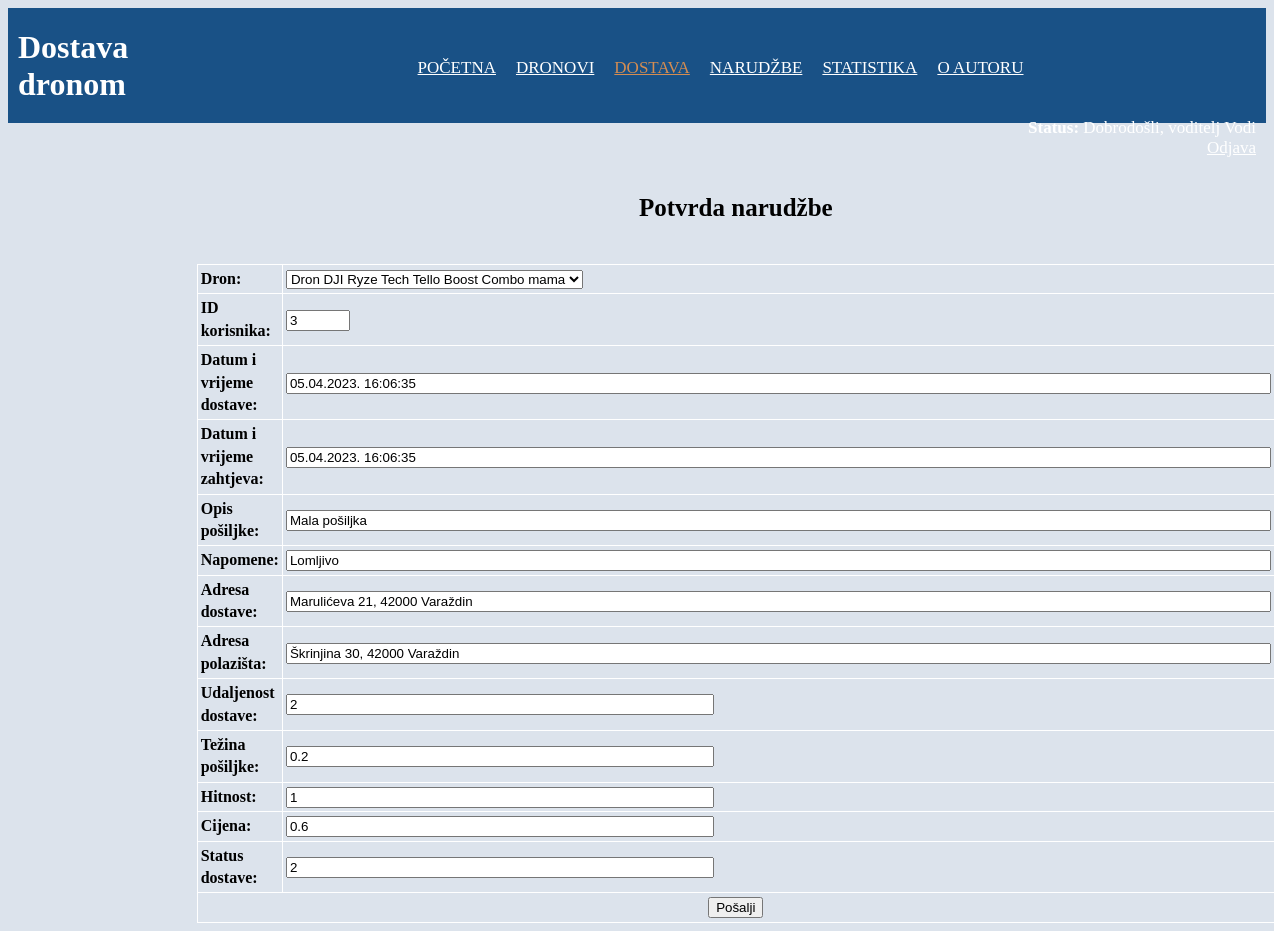
The app's page /dostava.php?dostava=1 (signed in) with its own data.
### tables this page shows
CREATE TABLE `dostava` (
  `dostava_id` int(11) NOT NULL,
  `dron_id` int(11) DEFAULT NULL,
  `korisnik_id` int(11) NOT NULL,
  `datum_vrijeme_dostave` datetime DEFAULT NULL,
  `datum_vrijeme_zahtjeva` datetime NOT NULL,
  `opis_posiljke` varchar(45) NOT NULL,
  `napomene` varchar(500) DEFAULT NULL,
  `adresa_dostave` varchar(100) NOT NULL,
  `adresa_polazista` varchar(100) NOT NULL,
  `dostavaKM` float NOT NULL,
  `dostavaKG` float NOT NULL,
  `hitnost` tinyint(4) NOT NULL,
  `ukupna_cijena` float DEFAULT NULL,
  `status` tinyint(4) NOT NULL
);

### baza.php (called while the page is built, shortened)
<?php
	function izvrsiUpit($veza,$upit){
		$rezultat=mysqli_query($veza,$upit);
		return $rezultat;
	}
?>

### dostava.php (the view, shortened to what this page needs)
<?php
	include("zaglavlje.php");
	$bp=spojiSeNaBazu();
?>
<?php
	$aktivniKor = $_SESSION['aktivni_korisnik_id'];
	if(isset($_GET['dostava'])){
		$id=$_GET['dostava'];
		$sql="SELECT * FROM dostava WHERE dostava_id = $id";
		$rs=izvrsiUpit($bp,$sql);
		list($id,$dron_id,$korisnik,$datum_dostave,$datum_zahtjeva,$opis,$napomene,$adresa_dostave,$adresa_polazista,$dostavaKM,$dostavaKG,$hitnost,$cijena,$status)=mysqli_fetch_array($rs);
	}
?>
<form method="POST" action="<?php if(isset($_GET['dostava']))echo "dostava.php?dostava=$id"; else echo "dostava.php";?>">
<div style="width:70%; margin-left:15%">
	<table style="width:100%">
		<caption>
			<?php
				 if(!empty($id))echo "Potvrda narudžbe";
                 else echo "Naruči dostavu";
			?>
		</caption>
		<tbody>
			<tr>
				<td colspan="2" style="border:none">
				</td>
			</tr>
			<?php if($aktivni_korisnik_tip!=2){
            echo "<tr>
                <td>
					<label for='dron'><strong>Dron:</strong></label>
				</td>
				<td>
                    <select id='dron' name='dron'>";
								if(isset($_GET['dostava'])) {
								$upit = "SELECT d.* FROM dron as d, vrsta_drona as vd, korisnik as k
								WHERE k.vrsta_drona_id=vd.vrsta_drona_id
								AND d.vrsta_drona_id=vd.vrsta_drona_id
								AND k.korisnik_id=$aktivniKor";
							}
							$nazivdron = izvrsiUpit($bp,$upit);
							while(list($dronId, $vrstaDronaId, $poveznica, $naziv) = mysqli_fetch_array($nazivdron)) {
								echo "<option value='$dron_id'>$naziv</option>";
							}
                        echo "</select>
                </td>
            </tr>";
						}
			?>
			<?php if($aktivni_korisnik_tip!=2){
			echo "<tr>
				<td>
					<label for='korisnik'><strong>ID korisnika:</strong></label>
				</td>
				<td>
					<input type='number' name='korisnik' id='korisnik'
					value='"; if(!isset($_POST['korisnik']))echo $korisnik; echo "' min='1' max='100' placeholder='ID-korisnika' required='required'/>
				</td>
			</tr>";
				}
				if($aktivni_korisnik_tip!=2){
			echo "<tr>
				<td>
					<label for='datum_dostave'><strong>Datum i vrijeme dostave:</strong></label>
				</td>
				<td>
					<input type='text' name='datum_dostave' id='datumdostave' value='"; if(!isset($_POST['datum_dostave'])) echo date("d.m.Y. H:i:s",strtotime($datum_dostave));
						echo "' size='120' minlength='3' maxlength='50' placeholder='Upisait datum i vrijeme dostave u obliku dd.mm.gggg. hh:mm:ss'/>
				</td>
			</tr>";
				}
			?>
			<tr>
				<td>
					<label for="datum_vrijeme_zahtjeva"><strong>Datum i vrijeme zahtjeva:</strong></label>
				</td>
				<td>
					<input <?php if($aktivni_korisnik_tip != 0) echo 'readonly' ?> type="text" name="datum_zahtjeva" id="datum_zahtjeva" value="<?php if(!isset($_POST['datum_zahtjeva']))echo date("d.m.Y. H:i:s",strtotime($datum_zahtjeva));?>"
						size="120" minlength="3" maxlength="50" readonly/>
				</td>
			</tr>
			<tr>
				<td>
					<label for="opis_posiljke"><strong>Opis pošiljke:</strong></label>
				</td>
				<td>
					<input <?php if($aktivni_korisnik_tip != 0) echo 'readonly' ?> type="text" name="opis_posiljke" id="opis_posiljke" value="<?php if(!isset($_POST['opis_posiljke']))echo $opis; else echo $_POST['opis_posiljke'];?>"
						size="120" minlength="3" maxlength="200" placeholder="Opisati što se šalje pošiljkom" required="required"/>
				</td>
			</tr>
			<tr>
				<td>
					<label for="napomene"><strong>Napomene:</strong></label>
				</td>
				<td>
					<input
					<?php if($aktivni_korisnik_tip != 0) echo 'readonly' ?>
						type=text
						name="napomene" id="napomene" value="<?php if(!isset($_POST['napomene']))echo $napomene; else echo $_POST['napomene'];?>"
						size="120" minlength="3" maxlength="50"
						placeholder="Napomena ukoliko je ima"/>
				</td>
			</tr>
			<tr>
				<td>
					<label for="adresa_dostave"><strong>Adresa dostave:</strong></label>
				</td>
				<td>
					<input
					<?php if($aktivni_korisnik_tip != 0) echo 'readonly' ?>
						type="text" name="adresa_dostave" id="adresa_dostave" value="<?php if(!isset($_POST['adresa_dostave']))echo $adresa_dostave; else echo $_POST['adresa_dostave'];?>"
						size="120" minlength="5" maxlength="100" placeholder="Adresa na koju se šalje pošiljka" required="required"/>
				</td>
			</tr>
			<tr>
				<td>
					<label for="adresa_polazista"><strong>Adresa polazišta:</strong></label>
				</td>
				<td>
					<input <?php if($aktivni_korisnik_tip != 0) echo 'readonly' ?> type="text" name="adresa_polazista" id="adresa_polazista" value="<?php if(!isset($_POST['adresa_polazista']))echo $adresa_polazista; else echo $_POST['adresa_polazista'];?>"
						size="120" minlength="5" maxlength="100" placeholder="Adresa sa koje se šalje pošiljka" required="required"/>
				</td>
			</tr>
			<tr>
				<td>
					<label for="dostavaKM"><strong>Udaljenost dostave:</strong></label>
				</td>
				<td>
					<input <?php if($aktivni_korisnik_tip != 0) echo 'readonly' ?> type="number" name="dostavaKM" id="dostavaKM" style="width:420px" value="<?php if(!isset($_POST['dostavaKM']))echo $dostavaKM; else echo $_POST['dostavaKM'];?>"
						size="120" min="0" max="35" step="0.1" placeholder="Udaljenost između adrese polazišta i adrese dostave" />
				</td>
			</tr>
			<tr>
				<td>
					<label for="dostavaKG"><strong>Težina pošiljke:</strong></label>
				</td>
				<td>
					<input <?php if($aktivni_korisnik_tip != 0) echo 'readonly' ?> type="number" name="dostavaKG" id="dostavaKG" style="width:420px" value="<?php if(!isset($_POST['dostavaKG']))echo $dostavaKG; else echo $_POST['dostavaKG'];?>"
						size="120" min="0" max="35" step="0.1" placeholder="Unijeti težinu pošiljke" />
				</td>
			</tr>
			<tr>
				<td>
					<label for="hitnost"><strong>Hitnost:</strong></label>
				</td>
				<td>
					<input <?php if($aktivni_korisnik_tip != 0) echo 'readonly' ?> type="number" name="hitnost" id="hitnost" style="width:420px" value="<?php if(!isset($_POST['hitnost']))echo $hitnost; else echo $_POST['hitnost'];?>"
						size="120" min="0" max="1" placeholder="1 - hitno, 0 - nije hitno" />
				</td>
			</tr>
			<?php
			if($aktivni_korisnik_tip!=2){
				echo "<tr>
				<td>
					<label for='ukupna_cijena'><strong>Cijena:</strong></label>
				</td>
				<td>
					<input readonly type='number' name='ukupna_cijena' id='ukupna_cijena' style='width:420px' value='"; if(!isset($_POST['ukupna_cijena']))echo $cijena; else echo $_POST['ukupna_cijena']; echo "'
						size='120' min='0' max='100' step='any'/>
				</td>
			</tr>";
			}
			if($aktivni_korisnik_tip!=2){
			echo "<tr>
				<td>
					<label for='status'><strong>Status dostave:</strong></label>
				</td>
				<td>
					<input type='number' name='status' id='status' style='width:420px' value='"; if(!isset($_POST['status']))echo $status; else echo $_POST['status']; echo "';
						size='120' min='0' max='2'/>
				</td>
			</tr>";
}
?>
			<tr>
				<td colspan="2" style="text-align:center;">
					<input type="submit" name="submit" value="Pošalji" id="submit"/>
				</td>
			</tr>
		</tbody>
	</table>
	</div>
</form>
</body>
</html>

### index.css (style rules this page uses)
body { background-color: rgb(220, 227, 236); }
table { border-collapse: collapse; }
td { border-bottom: 1pt solid white; border-left: 1pt solid white; border-right: 1pt solid white; padding:3px; line-height: 1.4; border-top:1pt solid white; }
caption { font-weight: bold; font-size:25px; line-height: 4; }

### records on screen
dostava: korisnik "3", datum_dostave "05.04.2023. 16:06:35", datum_zahtjeva "05.04.2023. 16:06:35", opis_posiljke "Mala pošiljka", napomene "Lomljivo", adresa_dostave "Marulićeva 21, 42000 Varaždin", adresa_polazista "Škrinjina 30, 42000 Varaždin", dostavaKM "2", dostavaKG "0.2", hitnost "1", ukupna_cijena "0.6", status "2"

### other values on screen
$aktivni_korisnik_ime "voditelj Vodi"
form field dron "Dron DJI Ryze Tech Tello Boost Combo mama"
